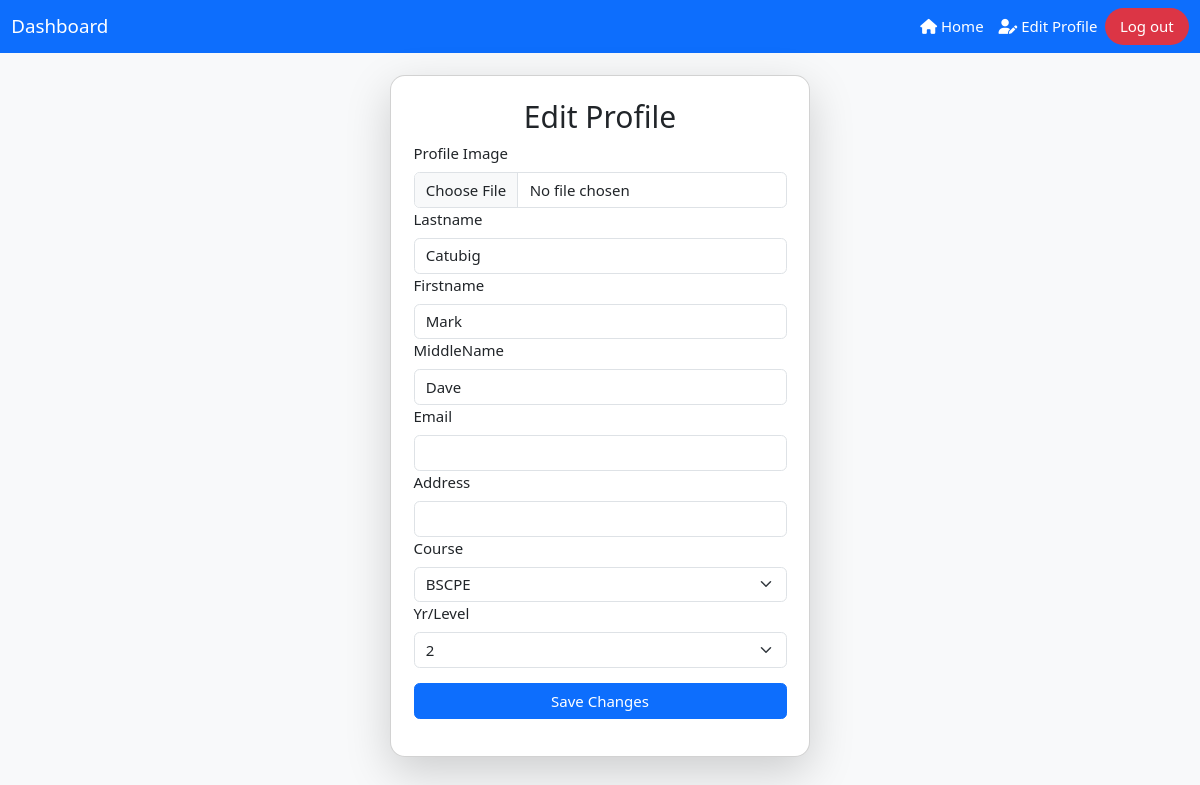
/users/edit.php (signed in), run on an earlier commit of the app's database.
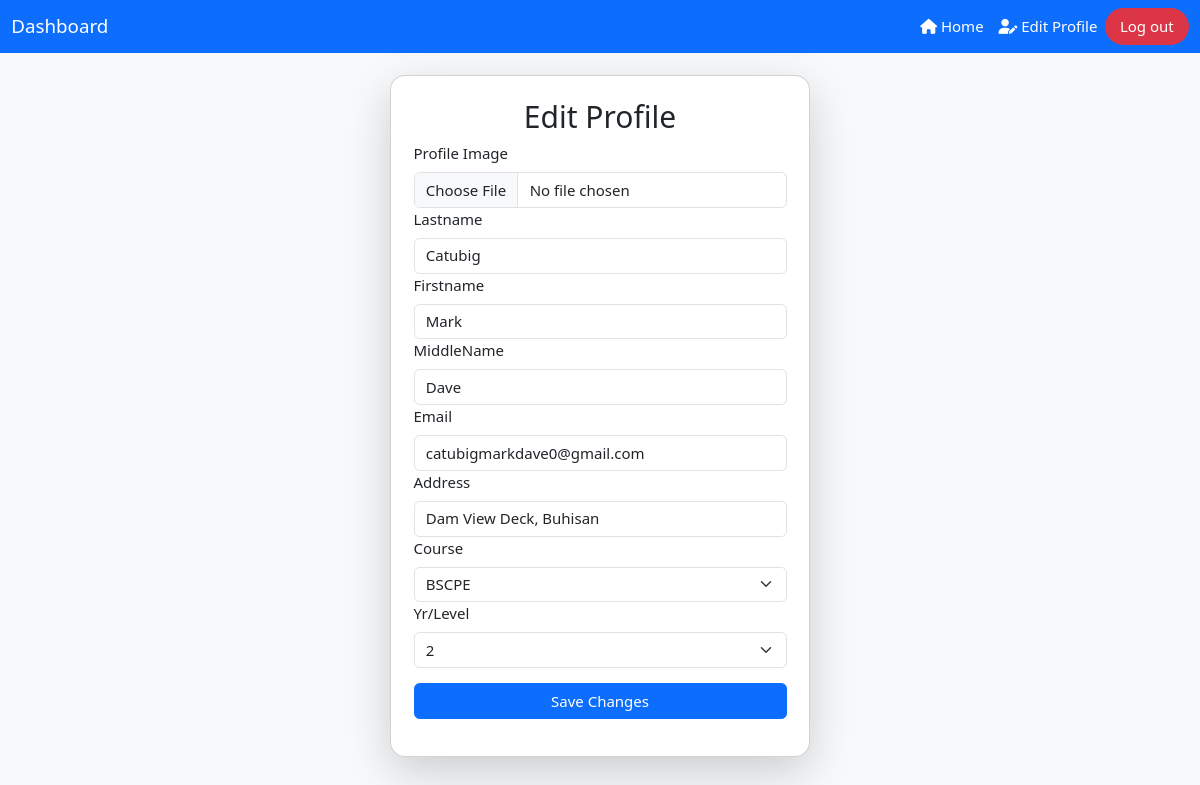
And on a later commit of the database.
### tables this page shows
CREATE TABLE `user` (
  `id` int(11) NOT NULL,
  `lname` varchar(50) DEFAULT NULL,
  `fname` varchar(50) DEFAULT NULL,
  `MName` varchar(50) DEFAULT NULL,
  `Course` varchar(50) DEFAULT NULL,
  `Level` varchar(10) DEFAULT NULL,
  `username` varchar(50) DEFAULT NULL,
  `password` varchar(255) NOT NULL,
  `image` varchar(255) DEFAULT NULL,
  `email` varchar(100) NOT NULL,
  `address` varchar(255) DEFAULT NULL,
  `role` enum('admin','user') NOT NULL DEFAULT 'user',
  `remaining_session` int(11) NOT NULL DEFAULT 30
);

### users/edit.php (the view, shortened to what this page needs)
<?php
include('db.php');
$username = $_SESSION['username'];
$query = "SELECT id, lname, fname, MName, email, course, level, image, address FROM user WHERE username = ?";
$stmt = $con->prepare($query);
$stmt->bind_param("s", $username);
$stmt->execute();
$result = $stmt->get_result();
if ($result->num_rows > 0) {
    $user_data = $result->fetch_assoc();
} else {
    echo "<script>alert('User not found!'); window.location.href = 'index.php';</script>";
    exit();
}
?>
<!DOCTYPE html>
<html lang="en">
<head>
    <link rel="stylesheet" href="w3.css">
    <link rel="stylesheet" href="https://cdn.jsdelivr.net/npm/bootstrap@5.3.0/dist/css/bootstrap.min.css">
    <link rel="stylesheet" href="https://cdnjs.cloudflare.com/ajax/libs/font-awesome/6.5.1/css/all.min.css">
</head>
<body class="bg-light">
<nav class="navbar navbar-expand-lg navbar-primary bg-primary">
    <div class="container-fluid">
        <a class="navbar-brand text-white" href="home.php">Dashboard</a>
        <div class="navbar-nav ms-auto">
            <a href="home.php" class="nav-link text-white"><i class="fas fa-home"></i> Home</a>
            <a href="edit.php" class="nav-link text-white"><i class="fas fa-user-edit"></i> Edit Profile</a>
            <a href="index.php" class="nav-link text-white bg-danger rounded-pill px-3">Log out</a>
        </div>
    </div>
</nav>
<div class="card shadow-lg rounded-4 p-4 mx-auto mt-4" style="max-width: 420px;">
    <h2 class="text-center">Edit Profile</h2>
    <form method="POST" enctype="multipart/form-data">
        <label class="form-label">Profile Image</label>
        <input class="form-control" type="file" name="image" accept="image/*">
        <label class="form-label">Lastname</label>
        <input class="form-control" type="text" name="lname" value="<?php echo $user_data['lname']; ?>" required>
        <label class="form-label">Firstname</label>
        <input class="form-control" type="text" name="fname" value="<?php echo $user_data['fname']; ?>" required>
        <label class="form-label">MiddleName</label>
        <input class="form-control" type="text" name="MName" value="<?php echo $user_data['MName']; ?>">
        <label class="form-label">Email</label>
        <input class="form-control" type="email" name="email" value="<?php echo $user_data['email']; ?>" required>
        <label class="form-label">Address</label>
        <input class="form-control" type="text" name="address" value="<?php echo $user_data['address']; ?>">
        <label class="form-label">Course</label>
        <select class="form-select" name="Course" required>
            <?php
            $courses = ['BSED', 'BSIT', 'BSCPE', 'BSCRIM', 'BSCA', 'BSCS', 'BPED'];
            foreach ($courses as $course) {
                $selected = ($user_data['course'] == $course) ? 'selected' : '';
                echo "<option value='$course' $selected>$course</option>";
            }
            ?>
        </select>
        <label class="form-label">Yr/Level</label>
        <select class="form-select" name="Level" required>
            <?php
            for ($i = 1; $i <= 4; $i++) {
                $selected = ($user_data['level'] == $i) ? 'selected' : '';
                echo "<option value='$i' $selected>$i</option>";
            }
            ?>
        </select>
        <p><button type="submit" class="btn btn-primary w-100 mt-3">Save Changes</button></p>
    </form>
</div>
</body>
</html>

What changed in the data, as far as the page shows it:
changed user "Catubig": email (not shown) → "catubigmarkdave0@gmail.com"; address (not shown) → "Dam View Deck, Buhisan"
